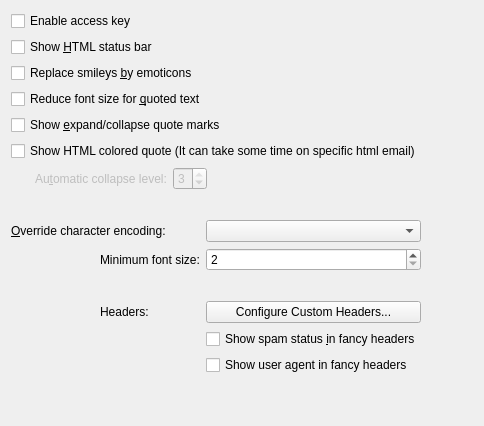
<?xml version="1.0" encoding="UTF-8"?>
<ui version="4.0">
 <author>/*  Copyright (C) 2009 Klarälvdalens Datakonsult AB, a KDAB Group company, info@kdab.net
  Copyright (c) 2009 Andras Mantia &lt;andras@kdab.net&gt;

  This program is free software; you can redistribute it and/or modify
  it under the terms of the GNU General Public License as published by
  the Free Software Foundation; either version 2 of the License, or
  (at your option) any later version.

  This program is distributed in the hope that it will be useful,
  but WITHOUT ANY WARRANTY; without even the implied warranty of
  MERCHANTABILITY or FITNESS FOR A PARTICULAR PURPOSE. See the
  GNU General Public License for more details.

  You should have received a copy of the GNU General Public License along
  with this program; if not, write to the Free Software Foundation, Inc.,
  51 Franklin Street, Fifth Floor, Boston, MA 02110-1301, USA.
*/</author>
 <class>Settings</class>
 <widget class="QWidget" name="Settings">
  <property name="geometry">
   <rect>
    <x>0</x>
    <y>0</y>
    <width>484</width>
    <height>426</height>
   </rect>
  </property>
  <property name="windowTitle">
   <string>Viewer settings</string>
  </property>
  <layout class="QGridLayout" name="gridLayout">
   <item row="1" column="0">
    <spacer name="verticalSpacer_2">
     <property name="orientation">
      <enum>Qt::Vertical</enum>
     </property>
     <property name="sizeType">
      <enum>QSizePolicy::Fixed</enum>
     </property>
     <property name="sizeHint" stdset="0">
      <size>
       <width>20</width>
       <height>24</height>
      </size>
     </property>
    </spacer>
   </item>
   <item row="6" column="2">
    <widget class="QCheckBox" name="kcfg_showSpamStatus">
     <property name="text">
      <string>Show spam status &amp;in fancy headers</string>
     </property>
    </widget>
   </item>
   <item row="7" column="2">
    <widget class="QCheckBox" name="kcfg_ShowUserAgent">
     <property name="text">
      <string>Show user agent in fancy headers</string>
     </property>
    </widget>
   </item>
   <item row="5" column="1">
    <widget class="QLabel" name="label">
     <property name="text">
      <string>Headers:</string>
     </property>
     <property name="buddy">
      <cstring>configureCustomHeadersButton</cstring>
     </property>
    </widget>
   </item>
   <item row="2" column="2">
    <widget class="KComboBox" name="overrideCharacterEncoding">
     <property name="sizePolicy">
      <sizepolicy hsizetype="Preferred" vsizetype="Maximum">
       <horstretch>0</horstretch>
       <verstretch>0</verstretch>
      </sizepolicy>
     </property>
    </widget>
   </item>
   <item row="3" column="1">
    <widget class="QLabel" name="label_4">
     <property name="text">
      <string>Minimum font size:</string>
     </property>
     <property name="buddy">
      <cstring>kcfg_MinimumFontSize</cstring>
     </property>
    </widget>
   </item>
   <item row="5" column="2">
    <widget class="QPushButton" name="configureCustomHeadersButton">
     <property name="text">
      <string>Configure Custom Headers...</string>
     </property>
    </widget>
   </item>
   <item row="8" column="0">
    <spacer name="verticalSpacer">
     <property name="orientation">
      <enum>Qt::Vertical</enum>
     </property>
     <property name="sizeHint" stdset="0">
      <size>
       <width>20</width>
       <height>40</height>
      </size>
     </property>
    </spacer>
   </item>
   <item row="2" column="0" colspan="2">
    <widget class="QLabel" name="label_3">
     <property name="sizePolicy">
      <sizepolicy hsizetype="Preferred" vsizetype="Maximum">
       <horstretch>0</horstretch>
       <verstretch>0</verstretch>
      </sizepolicy>
     </property>
     <property name="text">
      <string>&amp;Override character encoding:</string>
     </property>
     <property name="buddy">
      <cstring>overrideCharacterEncoding</cstring>
     </property>
    </widget>
   </item>
   <item row="3" column="2">
    <widget class="QSpinBox" name="kcfg_MinimumFontSize">
     <property name="minimum">
      <number>2</number>
     </property>
     <property name="maximum">
      <number>30</number>
     </property>
    </widget>
   </item>
   <item row="0" column="0" colspan="3">
    <layout class="QVBoxLayout" name="verticalLayout">
     <item>
      <widget class="QCheckBox" name="kcfg_AccessKeyEnabled">
       <property name="text">
        <string>Enable access key</string>
       </property>
      </widget>
     </item>
     <item>
      <widget class="QCheckBox" name="kcfg_showColorBar">
       <property name="text">
        <string>Show &amp;HTML status bar</string>
       </property>
      </widget>
     </item>
     <item>
      <widget class="QCheckBox" name="kcfg_ShowEmoticons">
       <property name="text">
        <string>Replace smileys &amp;by emoticons</string>
       </property>
      </widget>
     </item>
     <item>
      <widget class="QCheckBox" name="kcfg_ShrinkQuotes">
       <property name="text">
        <string>Reduce font size for &amp;quoted text</string>
       </property>
      </widget>
     </item>
     <item>
      <widget class="QCheckBox" name="kcfg_ShowExpandQuotesMark">
       <property name="text">
        <string>Show &amp;expand/collapse quote marks</string>
       </property>
      </widget>
     </item>
     <item>
      <widget class="QCheckBox" name="kcfg_HtmlQuoteColorerEnabled">
       <property name="text">
        <string>Show HTML colored quote (It can take some time on specific html email)</string>
       </property>
      </widget>
     </item>
     <item>
      <layout class="QHBoxLayout" name="horizontalLayout_2">
       <item>
        <spacer name="horizontalSpacer">
         <property name="orientation">
          <enum>Qt::Horizontal</enum>
         </property>
         <property name="sizeType">
          <enum>QSizePolicy::Fixed</enum>
         </property>
         <property name="sizeHint" stdset="0">
          <size>
           <width>24</width>
           <height>20</height>
          </size>
         </property>
        </spacer>
       </item>
       <item>
        <widget class="QLabel" name="collapseQuoteLevelLabel">
         <property name="enabled">
          <bool>false</bool>
         </property>
         <property name="text">
          <string>Au&amp;tomatic collapse level:</string>
         </property>
         <property name="buddy">
          <cstring>kcfg_CollapseQuoteLevelSpin</cstring>
         </property>
        </widget>
       </item>
       <item>
        <widget class="QSpinBox" name="kcfg_CollapseQuoteLevelSpin">
         <property name="enabled">
          <bool>false</bool>
         </property>
         <property name="minimum">
          <number>1</number>
         </property>
         <property name="maximum">
          <number>3</number>
         </property>
         <property name="value">
          <number>3</number>
         </property>
        </widget>
       </item>
       <item>
        <spacer name="horizontalSpacer_2">
         <property name="orientation">
          <enum>Qt::Horizontal</enum>
         </property>
         <property name="sizeHint" stdset="0">
          <size>
           <width>40</width>
           <height>20</height>
          </size>
         </property>
        </spacer>
       </item>
      </layout>
     </item>
    </layout>
   </item>
   <item row="4" column="2">
    <spacer name="verticalSpacer_3">
     <property name="orientation">
      <enum>Qt::Vertical</enum>
     </property>
     <property name="sizeType">
      <enum>QSizePolicy::Fixed</enum>
     </property>
     <property name="sizeHint" stdset="0">
      <size>
       <width>20</width>
       <height>24</height>
      </size>
     </property>
    </spacer>
   </item>
   <item row="3" column="3">
    <spacer name="horizontalSpacer_3">
     <property name="orientation">
      <enum>Qt::Horizontal</enum>
     </property>
     <property name="sizeHint" stdset="0">
      <size>
       <width>40</width>
       <height>20</height>
      </size>
     </property>
    </spacer>
   </item>
  </layout>
 </widget>
 <customwidgets>
  <customwidget>
   <class>KComboBox</class>
   <extends>QComboBox</extends>
   <header>kcombobox.h</header>
  </customwidget>
 </customwidgets>
 <tabstops>
  <tabstop>kcfg_AccessKeyEnabled</tabstop>
  <tabstop>kcfg_showColorBar</tabstop>
  <tabstop>kcfg_ShowEmoticons</tabstop>
  <tabstop>kcfg_ShrinkQuotes</tabstop>
  <tabstop>kcfg_ShowExpandQuotesMark</tabstop>
  <tabstop>kcfg_CollapseQuoteLevelSpin</tabstop>
  <tabstop>overrideCharacterEncoding</tabstop>
  <tabstop>kcfg_MinimumFontSize</tabstop>
  <tabstop>configureCustomHeadersButton</tabstop>
  <tabstop>kcfg_showSpamStatus</tabstop>
  <tabstop>kcfg_ShowUserAgent</tabstop>
 </tabstops>
 <resources/>
 <connections>
  <connection>
   <sender>kcfg_ShowExpandQuotesMark</sender>
   <signal>toggled(bool)</signal>
   <receiver>collapseQuoteLevelLabel</receiver>
   <slot>setEnabled(bool)</slot>
   <hints>
    <hint type="sourcelabel">
     <x>94</x>
     <y>125</y>
    </hint>
    <hint type="destinationlabel">
     <x>138</x>
     <y>153</y>
    </hint>
   </hints>
  </connection>
  <connection>
   <sender>kcfg_ShowExpandQuotesMark</sender>
   <signal>toggled(bool)</signal>
   <receiver>kcfg_CollapseQuoteLevelSpin</receiver>
   <slot>setEnabled(bool)</slot>
   <hints>
    <hint type="sourcelabel">
     <x>179</x>
     <y>125</y>
    </hint>
    <hint type="destinationlabel">
     <x>228</x>
     <y>153</y>
    </hint>
   </hints>
  </connection>
 </connections>
</ui>
